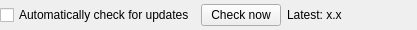
            <widget class="QWidget" name="autoCheckUpdatesContainer" native="true">
             <property name="minimumSize">
              <size>
               <width>0</width>
               <height>30</height>
              </size>
             </property>
             <property name="maximumSize">
              <size>
               <width>16777215</width>
               <height>30</height>
              </size>
             </property>
             <layout class="QHBoxLayout" name="horizontalLayout">
              <property name="leftMargin">
               <number>0</number>
              </property>
              <property name="topMargin">
               <number>0</number>
              </property>
              <property name="rightMargin">
               <number>0</number>
              </property>
              <property name="bottomMargin">
               <number>0</number>
              </property>
              <item>
               <widget class="QCheckBox" name="autoCheckUpdatesCheckBox">
                <property name="text">
                 <string>Automatically check for updates</string>
                </property>
               </widget>
              </item>
              <item>
               <widget class="QPushButton" name="versionCheckButton">
                <property name="sizePolicy">
                 <sizepolicy hsizetype="Preferred" vsizetype="Fixed">
                  <horstretch>0</horstretch>
                  <verstretch>0</verstretch>
                 </sizepolicy>
                </property>
                <property name="text">
                 <string>Check now</string>
                </property>
               </widget>
              </item>
              <item>
               <widget class="QLabel" name="versionLabel">
                <property name="sizePolicy">
                 <sizepolicy hsizetype="Preferred" vsizetype="Fixed">
                  <horstretch>0</horstretch>
                  <verstretch>0</verstretch>
                 </sizepolicy>
                </property>
                <property name="minimumSize">
                 <size>
                  <width>90</width>
                  <height>0</height>
                 </size>
                </property>
                <property name="text">
                 <string notr="true">Latest: x.x</string>
                </property>
               </widget>
              </item>
              <item>
               <spacer name="horizontalSpacer_2">
                <property name="orientation">
                 <enum>Qt::Horizontal</enum>
                </property>
                <property name="sizeHint" stdset="0">
                 <size>
                  <width>40</width>
                  <height>0</height>
                 </size>
                </property>
               </spacer>
              </item>
             </layout>
            </widget>
